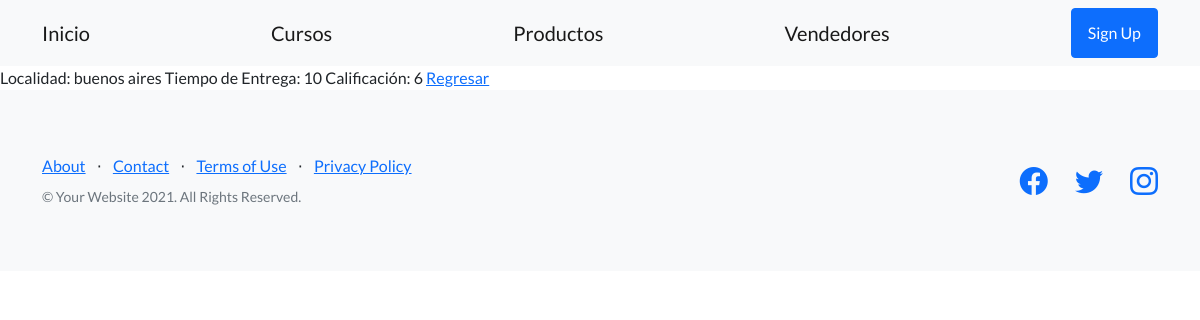
The app's page /AppCoder/vendedores/detail/8 with its own data.
### AppCoder/models.py (models this page shows)
class Vendedores(models.Model):
    localidad=models.CharField(max_length=40)
    tiempo_de_entrega=models.IntegerField()
    calificacion=models.IntegerField()

### AppCoder/views.py (the view)
# urls.py: path('vendedores/detail/<pk>', views.vendedoresDetail.as_view(),name='Detail'),
class vendedoresDetail (DetailView):
    model = Vendedores
    template = 'AppCoder/vendedores_detail.html'

### AppCoder/templates/AppCoder/vendedores_detail.html
{% extends "AppCoder/padre.html" %}
{% load static %}{
{% block contenidoQueCambia %}
Localidad: {{vendedores.localidad}}
Tiempo de Entrega: {{vendedores.tiempo_de_entrega}}
Calificación: {{vendedores.calificacion}}
<a href="{%url 'List'%}">Regresar </a>
{% endblock %}

### records on screen
Vendedores: localidad "buenos aires", tiempo_de_entrega "10", calificacion "6"
